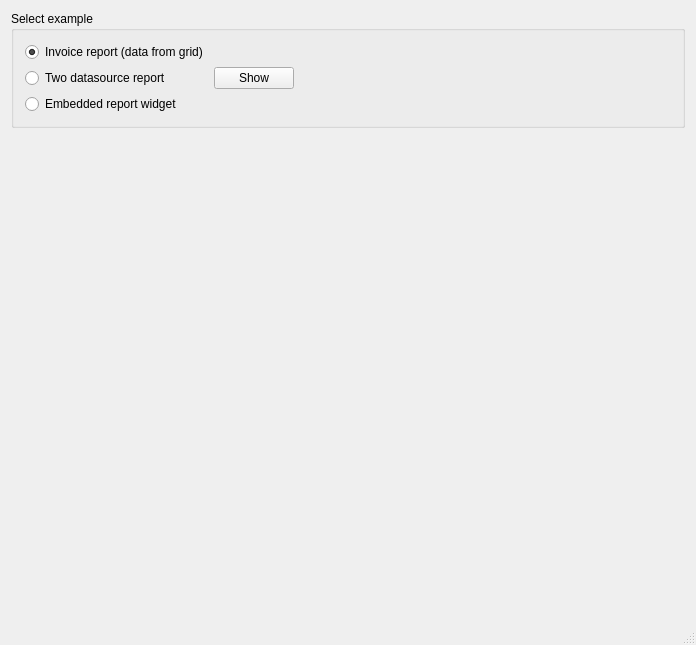
<?xml version="1.0" encoding="UTF-8"?>
<ui version="4.0">
 <class>MainWindow</class>
 <widget class="QMainWindow" name="MainWindow">
  <property name="geometry">
   <rect>
    <x>0</x>
    <y>0</y>
    <width>696</width>
    <height>645</height>
   </rect>
  </property>
  <property name="windowTitle">
   <string>MainWindow</string>
  </property>
  <widget class="QWidget" name="centralWidget">
   <layout class="QVBoxLayout" name="verticalLayout">
    <item>
     <widget class="QGroupBox" name="groupBox">
      <property name="title">
       <string>Select example</string>
      </property>
      <layout class="QHBoxLayout" name="horizontalLayout_4">
       <item>
        <layout class="QVBoxLayout" name="verticalLayout_2">
         <item>
          <widget class="QRadioButton" name="rBtn1">
           <property name="text">
            <string>Invoice report (data from grid)</string>
           </property>
           <property name="checked">
            <bool>true</bool>
           </property>
          </widget>
         </item>
         <item>
          <widget class="QRadioButton" name="rBtn2">
           <property name="text">
            <string>Two datasource report</string>
           </property>
          </widget>
         </item>
         <item>
          <widget class="QRadioButton" name="rBtn3">
           <property name="text">
            <string>Embedded report widget</string>
           </property>
          </widget>
         </item>
        </layout>
       </item>
       <item>
        <widget class="QPushButton" name="btnShow">
         <property name="text">
          <string>Show</string>
         </property>
        </widget>
       </item>
       <item>
        <spacer name="horizontalSpacer_3">
         <property name="orientation">
          <enum>Qt::Horizontal</enum>
         </property>
         <property name="sizeHint" stdset="0">
          <size>
           <width>40</width>
           <height>20</height>
          </size>
         </property>
        </spacer>
       </item>
      </layout>
     </widget>
    </item>
    <item>
     <spacer name="verticalSpacer">
      <property name="orientation">
       <enum>Qt::Vertical</enum>
      </property>
      <property name="sizeHint" stdset="0">
       <size>
        <width>20</width>
        <height>40</height>
       </size>
      </property>
     </spacer>
    </item>
   </layout>
  </widget>
  <widget class="QMenuBar" name="menuBar">
   <property name="geometry">
    <rect>
     <x>0</x>
     <y>0</y>
     <width>696</width>
     <height>21</height>
    </rect>
   </property>
  </widget>
  <widget class="QStatusBar" name="statusBar"/>
  <action name="actionPrint">
   <property name="checkable">
    <bool>false</bool>
   </property>
   <property name="checked">
    <bool>false</bool>
   </property>
   <property name="enabled">
    <bool>true</bool>
   </property>
   <property name="text">
    <string>Print</string>
   </property>
  </action>
 </widget>
 <layoutdefault spacing="6" margin="11"/>
 <resources/>
 <connections/>
</ui>
